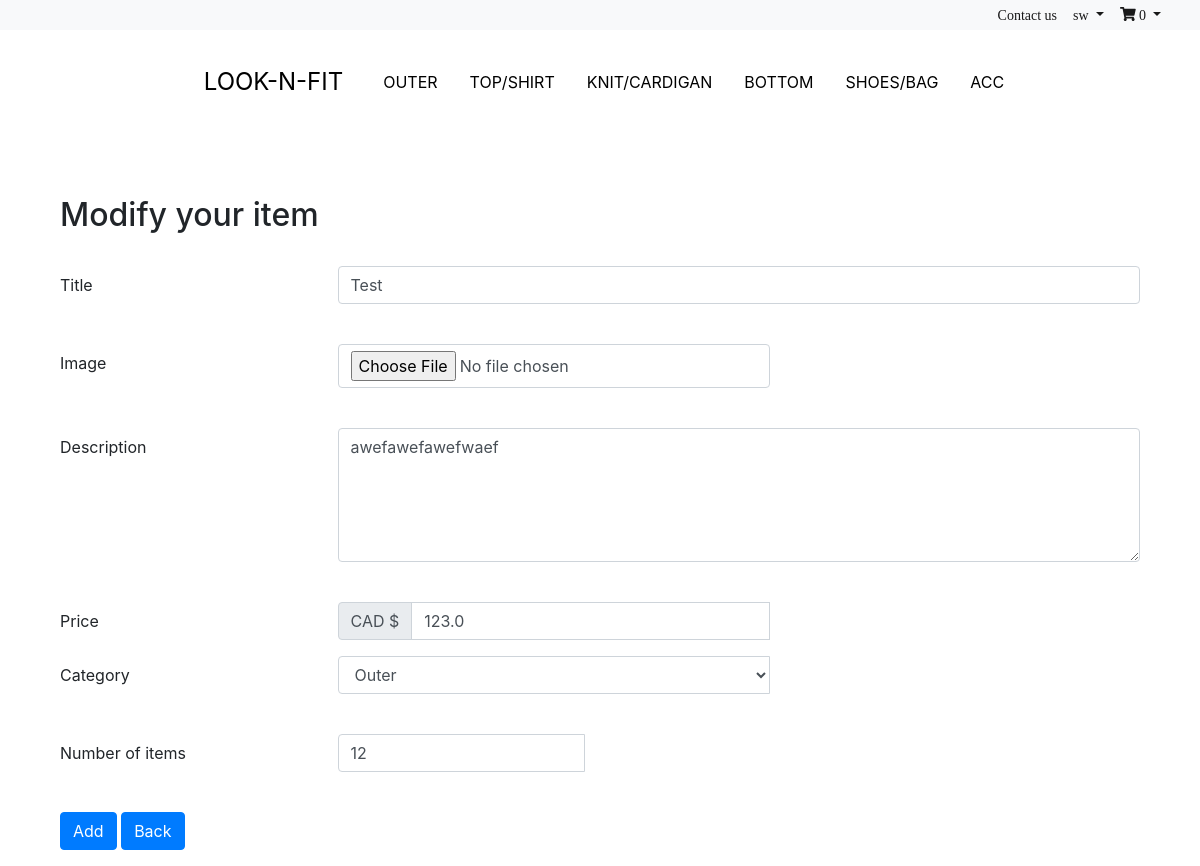
The app's page /product/7/modifyProduct/ (signed in) with its own data.
### market/models.py (models this page shows, shortened)
class Product(models.Model):
    owner = models.ForeignKey(User, on_delete=models.CASCADE, default ='1')
    title = models.TextField()
    description = models.TextField(max_length=10000)
    image_url = models.FileField(upload_to=get_upload_path)
    inventoryCount = models.IntegerField(default=0)
    created = models.DateTimeField(auto_now_add=True)
    price = models.FloatField()
    category = models.TextField()

### market/views.py (the view)
# urls.py: path('product/<int:product_id>/modifyProduct/',views.modifyProduct,name='modifyProduct'),
@login_required
def modifyProduct(request, product_id=None):
    products = Product.objects.all().filter(id=product_id)
    if not products:
        return HttpResponseNotFound('<h1>Page not found</h1>')
    product = products[0]
    context = {'product': product}
    if request.method == 'POST':
        form = ProductForm(request.POST or None,request.FILES, instance=product)
        if form.is_valid():
            form.save()
            return redirect('home')
        context['form'] = form
    return render(request, 'modifyProduct.html', context)

### templates/modifyProduct.html (shortened to what this page needs)
{% extends 'base.html' %}
{% block content %}
<div class="container">
    <div class="form-modifyProduct">
        <br />
        <h2>Modify your item</h2>
        <form method="post" enctype="multipart/form-data">
            {% include 'includes/modifyForm.html' %}
            <button type="submit" class="btn btn-primary">Add</button>
            <a href="/product/{{product.id}}"><input type="button" value="Back" class="btn btn-primary" /></a>
        </form>
    </div>
</div>
{% endblock content %}

### templates/base.html (shortened to what this page needs)
{% load static %}
<html>
<head>
    <link rel="stylesheet" href="{% static 'css/bootstrap.min.css' %}">
    <link rel="stylesheet" href="{% static 'css/market.css' %}">
    <link rel="stylesheet" href="{% static 'css/navbar.css' %}">
</head>
<body>
    {% block body %}
    <nav class="navbar navbar-expand-sm navbar-light bg-light sticky-top" style="margin-bottom:10px;">
        <div class="container-fluid">
            <ul class="navbar-nav ml-auto">
                <li class="nav-item active">
                    <a class="nav-link" href="/contact">Contact us</a>
                </li>
                {% if not user.username %}
                <li class="nav-item active">
                    <a class="nav-link" href="{% url 'signup' %}">Join</a>
                </li>
                <li class="nav-item active">
                    <a class="nav-link" href="{% url 'login' %}">Login</a>
                </li>
                {% else %}
                <li class="nav-item dropdown active">
                    <a class="nav-link dropdown-toggle" href="#" id="navbarDropdown" role="button" data-toggle="dropdown" aria-haspopup="true" aria-expanded="false">
                        {{ user.first_name }}
                    </a>
                </li>
                <li class="nav-item dropdown active">
                    <a class="nav-link dropdown-toggle" href="#" id="navbarDropdown2" role="button" data-toggle="dropdown" aria-haspopup="true" aria-expanded="false">
                        <i class="fas fa-shopping-cart"></i> 0
                    </a>
                </li>
                {% endif %}
            </ul>
        </div>
    </nav>
    <div id="bottomNavBar">
        <ul class="bottomNavBar-ul">
            <li class="bottomNavBar-li_logo"><a class="logo" href="{% url 'home' %}">LOOK-N-FIT</a></li>
            <li class="bottomNavBar-li"><a class="typeLink" href="#">OUTER</a></li>
            <li class="bottomNavBar-li"><a class="typeLink" href="#">TOP/SHIRT</a></li>
            <li class="bottomNavBar-li"><a class="typeLink" href="#">KNIT/CARDIGAN</a></li>
            <li class="bottomNavBar-li"><a class="typeLink" href="#">BOTTOM</a></li>
            <li class="bottomNavBar-li"><a class="typeLink" href="#">SHOES/BAG</a></li>
            <li class="bottomNavBar-li"><a class="typeLink" href="#">ACC</a></li>
        </ul>
    </div>
    <br><br>
    <div class="container">
        {% block content %}
        {% endblock %}
    </div>
    {% endblock body %}
</body>

### templates/includes/modifyForm.html (shortened to what this page needs)
{% load widget_tweaks %}
<br>
<div class="form-group row">
    <label for="inputTitle" class="col-sm-3 col-form-label">Title</label>
    <div class="col-sm-9">
        <input type="text" class="form-control" id="inputTitle" value ="{{product.title}}"name="title" />
    </div>
</div>
<br>
<div class="form-group row">
    <label for="inputImage" class="col-sm-3 col-form-label">Image</label>
    <div class="col-sm-5">
        <input type="file" class="form-control" id="inputImage" name="image_url" accept='image/*' />
    </div>
</div>
<br>
<div class="form-group row">
    <label for="inputDesc" class="col-sm-3 col-form-label">Description</label>
    <div class="col-sm-9">
        <textarea class="form-control" id="inputDesc" name="description" rows="5">{{product.description}}</textarea>
    </div>
</div>
<br>
<div class="form-group row">
    <label for="inputPrice" class="col-sm-3 col-form-label">Price</label>
    <div class="input-group col-sm-5">
        <div class="input-group-prepend">
            <div class="input-group-text">CAD $</div>
        </div>
        <input type="number" class="form-control" id="inputPrice" name="price" value ="{{product.price}}" step="0.01" min="0"/>
    </div>
</div>
<div class="form-group row">
    <label for="inputCategory" class="col-sm-3 col-form-label">Category</label>
    <div class="input-group col-sm-5">
        <select id="inputCategory" name ="category" class="form-control">
            <option value="outer">Outer</option>
          </select>
    </div>
</div>
<br>
<div class="form-group row">
    <label for="inputInventory" class="col-sm-3 col-form-label">Number of items</label>
    <div class="input-group col-sm-3">
        <input type="number" class="form-control" id="inputInventory" name="inventoryCount" value ="{{product.inventoryCount}}"/>
    </div>
</div>
<br>

### static/css/navbar.css (style rules this page uses)
.navbar { font-family: "Times New Roman"; height: 30px; font-size: 14px; }
body { background-color: white }
a { text-decoration: none; }
ul { list-style: none; }
.bottomNavBar-ul { flex: 1; display: flex; justify-content: center; align-items: center; padding: 0; margin: 0; }
.bottomNavBar-li { padding: 0; margin: 0; }
.typeLink { color: black; padding: 1.0em; font-size: 1.0em; display: flex; align-items: flex-end; }
.logo { color: black; padding: 1.0em; display: flex; align-items: flex-end; text-decoration: none; font-size: 1.5em; }

### records on screen
Product: title "Test", description "awefawefawefwaef", price "123.0", inventoryCount "12"

### other values on screen
{{ user.first_name }} "sw"
